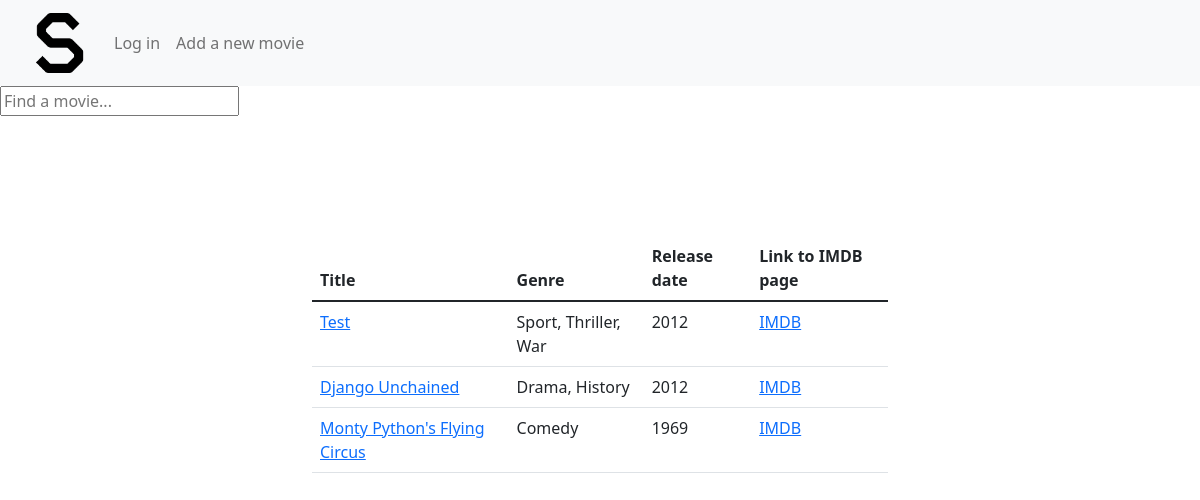
Before: / with the older database file.
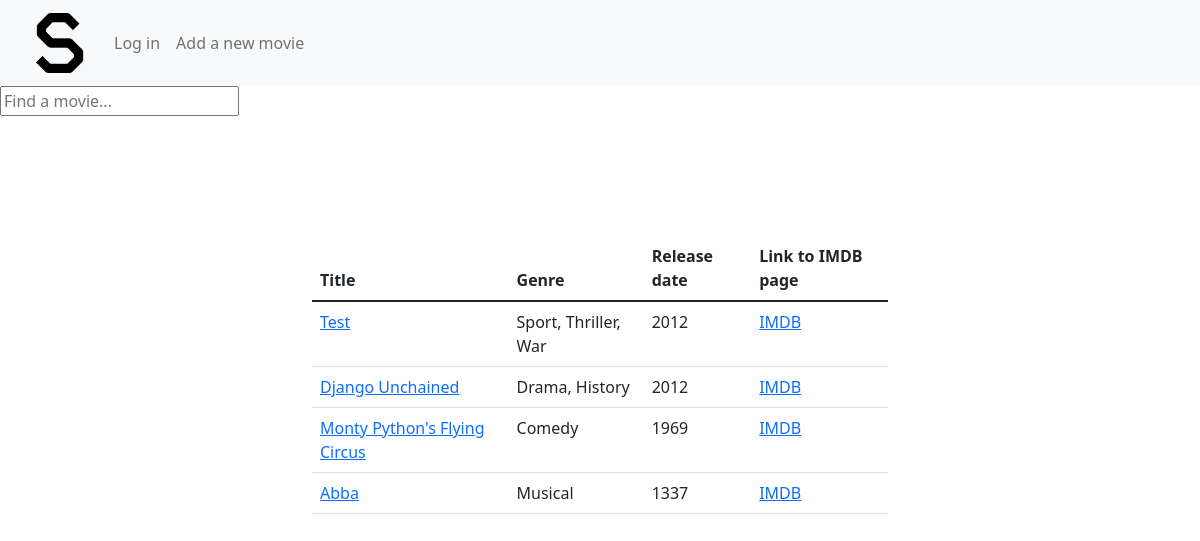
After: the same page with the newer database file.
### core/models.py (models this page shows, shortened)
class MovieList(models.Model):
    name = models.CharField(max_length=200)
    release_date = models.CharField(max_length=10)
    genre = models.ManyToManyField(GenreChoices)
    description = models.TextField(null=True, blank=True)
    imdb_link = models.CharField(max_length=100)
    def genreclean(self):
        raw = str(self.genre.values())
        regex = re.compile("(?<=: ')(.*?)(?='})")
        clean = regex.findall(raw)
        cleaner = str(clean)[1:-1].replace("'", "")
        return cleaner

### core/views.py (the view)
# urls.py: path('', views.home, name='home'),
def home(request):
    movies = MovieList.objects.filter()
    context = {'movies': movies}
    return render(request, 'core/base.html', context)

### core/templates/core/base.html
<!DOCTYPE html>
{% include 'core/navbar.html' %}
{% block content %}
    <div>
        <form>
            <input type="text" placeholder="Find a movie...">
        </form>
    </div>
    {% include 'core/list_movies_component.html' %}
{% endblock content %}

### core/templates/core/navbar.html (shortened to what this page needs)
{% load static %}
<head>
    <link rel="stylesheet" href="{% static 'styles/css/bootstrap.css' %}">
</head>
{% block content %}
<header>
    <nav class="navbar navbar-expand-lg navbar-light bg-light">
        <a class="navbar-brand" href="{% url 'home' %}">
            <img src="{% static 'styles/media/logo.png' %}" width="60" height="60" alt="" id="navimg">
        </a>
        <div class="collapse navbar-collapse" id="navbarNav">
            <ul class="navbar-nav">
                <li class="nav-item active">
                    {% if request.user.is_authenticated %}
                        <a class="nav-link" href="{% url 'logout_page' %}"><small>Logged in
                            as {{ request.user }}<br></small>Log out <span class="sr-only"></span></a>
                    {% else %}
                        <a class="nav-link" href="{% url 'login_page' %}">Log in </a>
                    {% endif %}
                </li>
                <li class="nav-item">
                    <a class="nav-link" href="{% url 'upload_page' %}">Add a new movie</a>
                </li>
            </ul>
        </div>
    </nav>
</header>
{% endblock content %}

### core/templates/core/list_movies_component.html (shortened to what this page needs)
{% block content %}
    <div class="container">
        <table class="table">
            <thead>
            <tr>
                <th>Title</th>
                <th>Genre</th>
                <th>Release date</th>
                <th>Link to IMDB page</th>
            </tr>
            </thead>
            <tr>
                {% for movie in movies %}
                    <td>
                        <a href="{% url 'movie' movie.name %}">{{ movie.name }}</a>
                    </td>
                    <td>
                        {{ movie.genreclean }}
                    </td>
                    <td>
                        {{ movie.release_date }}
                    </td>
                    <td>
                        <a href="{{ movie.imdb_link }}">IMDB</a>
                    </td>
                    </tr>
                {% endfor %}
        </table>
    </div>
{% endblock content %}

### core/templates/core/navbar.html (style rules this page uses)
#navimg { margin-left: 30px; }

### core/templates/core/list_movies_component.html (style rules this page uses)
.container { width: 50%; margin-top: 10%; }

Changed rows visible on the page:
added MovieList: name "Abba", genreclean "Musical", release_date "1337"
